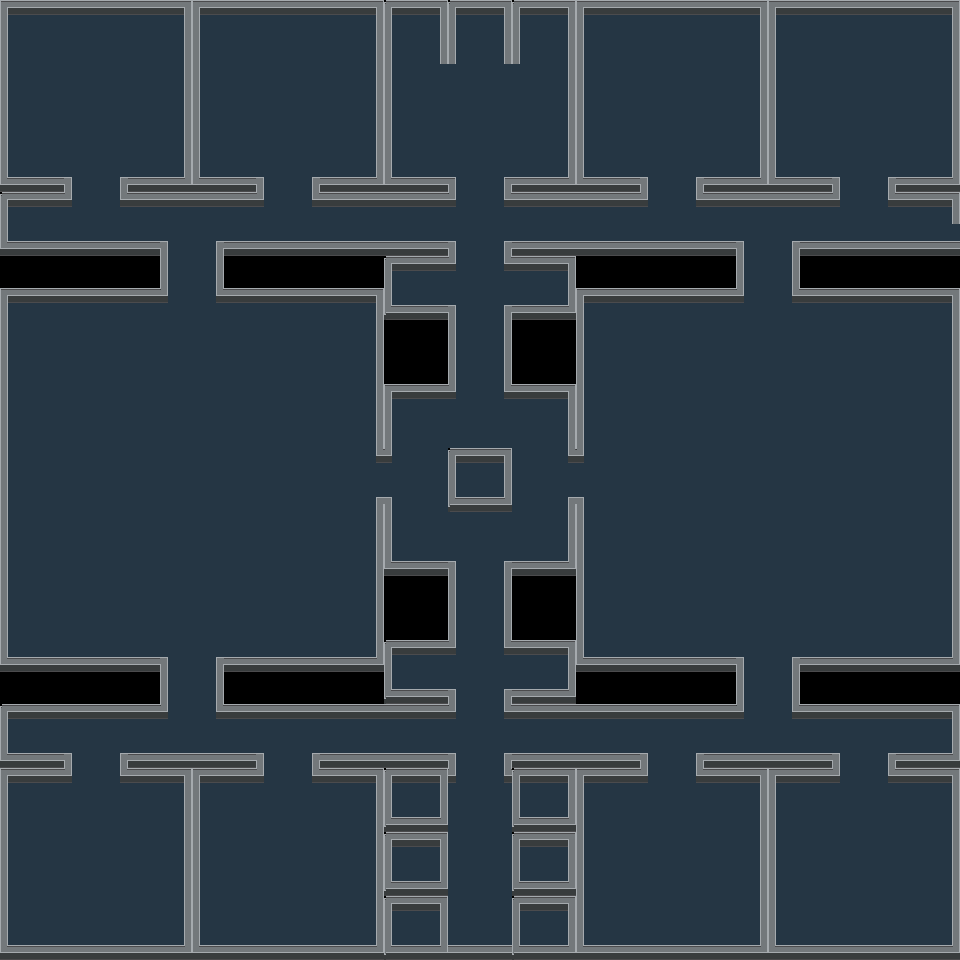

This is a level from a 2D game, rendered from its Tiled map with the project's own tilesets. A one-line summary and the complete map file follow:
An orthogonal 30x30 tile map with 32x32 px tiles, 1 tile layer (Tile Layer 1).

<map version="1.10" tiledversion="1.10.2" orientation="orthogonal" renderorder="right-down" width="30" height="30" tilewidth="32" tileheight="32" infinite="0" nextlayerid="2" nextobjectid="1">
 <tileset firstgid="1" source="tileset_sf.tsx" />
 <layer id="1" name="Tile Layer 1" width="30" height="30">
  <data encoding="csv">
741,742,743,744,745,746,741,742,743,744,745,746,753,754,753,754,753,754,741,742,743,744,745,746,741,742,743,744,745,746,
801,979,979,979,979,806,801,979,979,979,979,806,861,806,861,806,861,806,801,979,979,979,979,806,801,979,979,979,979,806,
861,979,979,979,979,866,861,979,979,979,979,866,861,979,979,979,979,866,861,979,979,979,979,866,861,979,979,979,979,866,
921,979,979,979,979,926,921,979,979,979,979,926,921,979,979,979,979,926,921,979,979,979,979,926,921,979,979,979,979,926,
981,979,979,979,979,986,981,979,979,979,979,986,981,979,979,979,979,986,981,979,979,979,979,986,981,979,979,979,979,986,
1041,1042,925,924,1045,1046,1041,1042,925,924,1045,1046,1041,1042,805,804,1045,1046,1041,1042,925,924,1045,1046,1041,1042,925,924,1045,1046,
993,994,985,984,997,742,742,996,985,984,995,996,997,994,983,982,997,994,995,996,985,984,995,742,742,994,985,984,997,998,
1053,1042,1042,1042,1042,923,924,1042,1042,1042,1055,1056,1057,1054,923,922,1057,1054,1055,1056,1042,1042,1042,923,924,1042,1042,1042,1042,1042,
0,0,0,0,0,929,926,0,0,0,0,0,753,742,863,864,742,754,0,0,0,0,0,929,930,0,0,0,0,0,
741,744,744,744,744,983,982,744,744,744,744,746,813,1042,923,924,1042,814,741,744,744,744,744,983,984,745,744,744,744,746,
801,979,979,979,979,979,979,979,979,979,979,986,0,0,929,930,0,0,801,979,979,979,979,979,979,979,979,979,979,986,
801,979,979,979,979,979,979,979,979,979,979,986,0,0,989,990,0,0,801,979,979,979,979,979,979,979,979,979,979,986,
801,979,979,979,979,979,979,979,979,979,979,986,741,742,863,862,745,746,801,979,979,979,979,979,979,979,979,979,979,986,
801,979,979,979,979,979,979,979,979,979,979,986,801,979,979,979,979,806,801,979,979,979,979,979,979,979,979,979,979,986,
801,979,979,979,979,979,979,979,979,979,979,984,985,979,753,754,979,982,983,979,979,979,979,979,979,979,979,979,979,986,
801,979,979,979,979,979,979,979,979,979,979,924,925,979,813,814,979,924,925,979,979,979,979,979,979,979,979,979,979,986,
801,979,979,979,979,979,979,979,979,979,979,986,981,979,979,979,979,986,801,979,979,979,979,979,979,979,979,979,979,986,
801,979,979,979,979,979,979,979,979,979,979,986,1041,1042,923,922,1045,1046,801,979,979,979,979,979,979,979,979,979,979,986,
801,979,979,979,979,979,979,979,979,979,979,986,0,0,809,810,0,0,801,979,979,979,979,979,979,979,979,979,979,986,
801,979,979,979,979,979,979,979,979,979,979,986,0,0,869,870,0,0,801,979,979,979,979,979,979,979,979,979,979,986,
1041,1042,1042,1042,1042,923,922,1042,1042,1042,1042,1046,753,742,863,862,742,754,1041,1042,1042,1042,1042,923,922,1042,1042,1042,1042,1046,
0,0,0,0,0,929,930,0,0,0,0,0,813,1042,923,922,1042,814,0,0,0,0,0,929,930,0,0,0,0,0,
993,994,995,996,997,983,982,996,997,994,995,996,997,994,983,982,997,994,995,996,997,994,995,983,982,994,995,996,997,998,
1053,1054,923,922,1057,1054,1055,1056,923,922,1055,1056,1057,1054,923,922,1057,1054,1055,1056,923,922,1055,1056,1057,1054,923,922,1057,1058,
741,742,865,864,745,746,741,742,865,864,745,746,753,754,865,864,753,754,741,742,865,864,745,746,741,742,865,864,745,746,
801,979,979,979,979,806,801,979,979,979,979,806,813,814,979,979,813,814,801,979,979,979,979,806,801,979,979,979,979,806,
861,979,979,979,979,866,861,979,979,979,979,866,753,754,979,979,753,754,861,979,979,979,979,866,861,979,979,979,979,866,
921,979,979,979,979,926,921,979,979,979,979,926,813,814,979,979,813,814,921,979,979,979,979,926,921,979,979,979,979,926,
981,979,979,979,979,986,981,979,979,979,979,986,753,754,979,979,753,754,981,979,979,979,979,986,981,979,979,979,979,986,
1041,1042,1043,1044,1045,1046,1041,1042,1043,1044,1045,1046,813,814,1043,1044,813,814,1041,1042,1043,1044,1045,1046,1041,1042,1043,1044,1045,1046
</data>
 </layer>
</map>